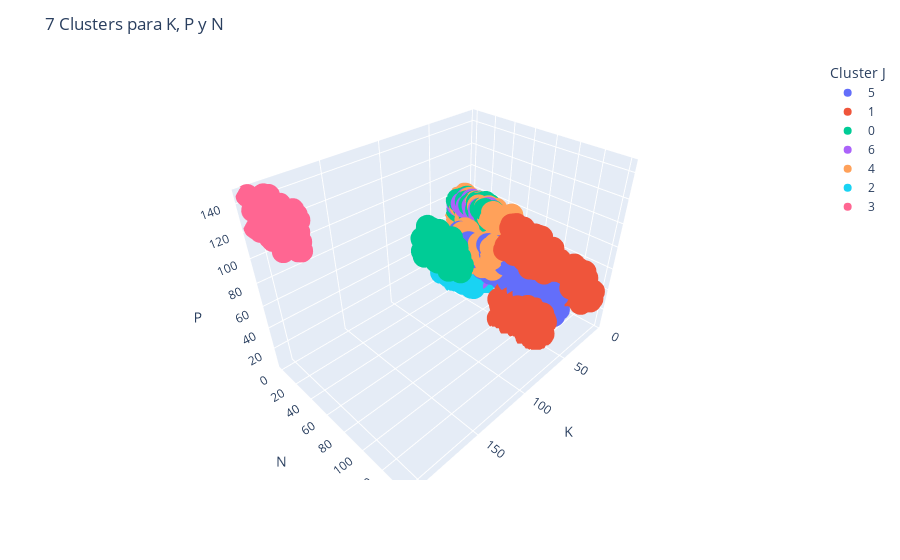

This figure's notebook cell:
### Code cell
fig = px.scatter_3d(dataframe_jerarquico[['K', 'N', 'P']], x='K', y='N', z='P',
              color=dataframe_jerarquico['cluster_jerarquico'], labels={'color': 'Cluster J'})
fig.update_layout(title = "7 Clusters para K, P y N")
fig.show(block=True)

### Figure 1 — Plotly figure (JSON) as saved in the notebook; plotly's stock layout.template omitted (floating-point values rounded to 4 significant figures; data arrays with more than 128 entries replaced by an {"elided": "..."} marker saying what was removed)
{"data": [{"hovertemplate": "Cluster J=5<br>K=%{x}<br>N=%{y}<br>P=%{z}<extra></extra>", "legendgroup": "5", "marker": {"color": "#636efa", "symbol": "circle"}, "mode": "markers", "name": "5", "scene": "scene", "showlegend": true, "type": "scatter3d", "x": {"elided": "322 int values"}, "y": {"elided": "322 int values"}, "z": {"elided": "322 int values"}}, {"hovertemplate": "Cluster J=1<br>K=%{x}<br>N=%{y}<br>P=%{z}<extra></extra>", "legendgroup": "1", "marker": {"color": "#EF553B", "symbol": "circle"}, "mode": "markers", "name": "1", "scene": "scene", "showlegend": true, "type": "scatter3d", "x": {"elided": "501 int values"}, "y": {"elided": "501 int values"}, "z": {"elided": "501 int values"}}, {"hovertemplate": "Cluster J=0<br>K=%{x}<br>N=%{y}<br>P=%{z}<extra></extra>", "legendgroup": "0", "marker": {"color": "#00cc96", "symbol": "circle"}, "mode": "markers", "name": "0", "scene": "scene", "showlegend": true, "type": "scatter3d", "x": {"elided": "228 int values"}, "y": {"elided": "228 int values"}, "z": {"elided": "228 int values"}}, {"hovertemplate": "Cluster J=6<br>K=%{x}<br>N=%{y}<br>P=%{z}<extra></extra>", "legendgroup": "6", "marker": {"color": "#ab63fa", "symbol": "circle"}, "mode": "markers", "name": "6", "scene": "scene", "showlegend": true, "type": "scatter3d", "x": {"elided": "232 int values"}, "y": {"elided": "232 int values"}, "z": {"elided": "232 int values"}}, {"hovertemplate": "Cluster J=4<br>K=%{x}<br>N=%{y}<br>P=%{z}<extra></extra>", "legendgroup": "4", "marker": {"color": "#FFA15A", "symbol": "circle"}, "mode": "markers", "name": "4", "scene": "scene", "showlegend": true, "type": "scatter3d", "x": {"elided": "451 int values"}, "y": {"elided": "451 int values"}, "z": {"elided": "451 int values"}}, {"hovertemplate": "Cluster J=2<br>K=%{x}<br>N=%{y}<br>P=%{z}<extra></extra>", "legendgroup": "2", "marker": {"color": "#19d3f3", "symbol": "circle"}, "mode": "markers", "name": "2", "scene": "scene", "showlegend": true, "type": "scatter3d", "x": {"elided": "266 int values"}, "y": {"elided": "266 int values"}, "z": {"elided": "266 int values"}}, {"hovertemplate": "Cluster J=3<br>K=%{x}<br>N=%{y}<br>P=%{z}<extra></extra>", "legendgroup": "3", "marker": {"color": "#FF6692", "symbol": "circle"}, "mode": "markers", "name": "3", "scene": "scene", "showlegend": true, "type": "scatter3d", "x": {"elided": "200 int values"}, "y": {"elided": "200 int values"}, "z": {"elided": "200 int values"}}], "layout": {"legend": {"title": {"text": "Cluster J"}, "tracegroupgap": 0}, "margin": {"t": 60}, "scene": {"domain": {"x": [0, 1], "y": [0, 1]}, "xaxis": {"title": {"text": "K"}}, "yaxis": {"title": {"text": "N"}}, "zaxis": {"title": {"text": "P"}}}, "title": {"text": "7 Clusters para K, P y N"}}}
